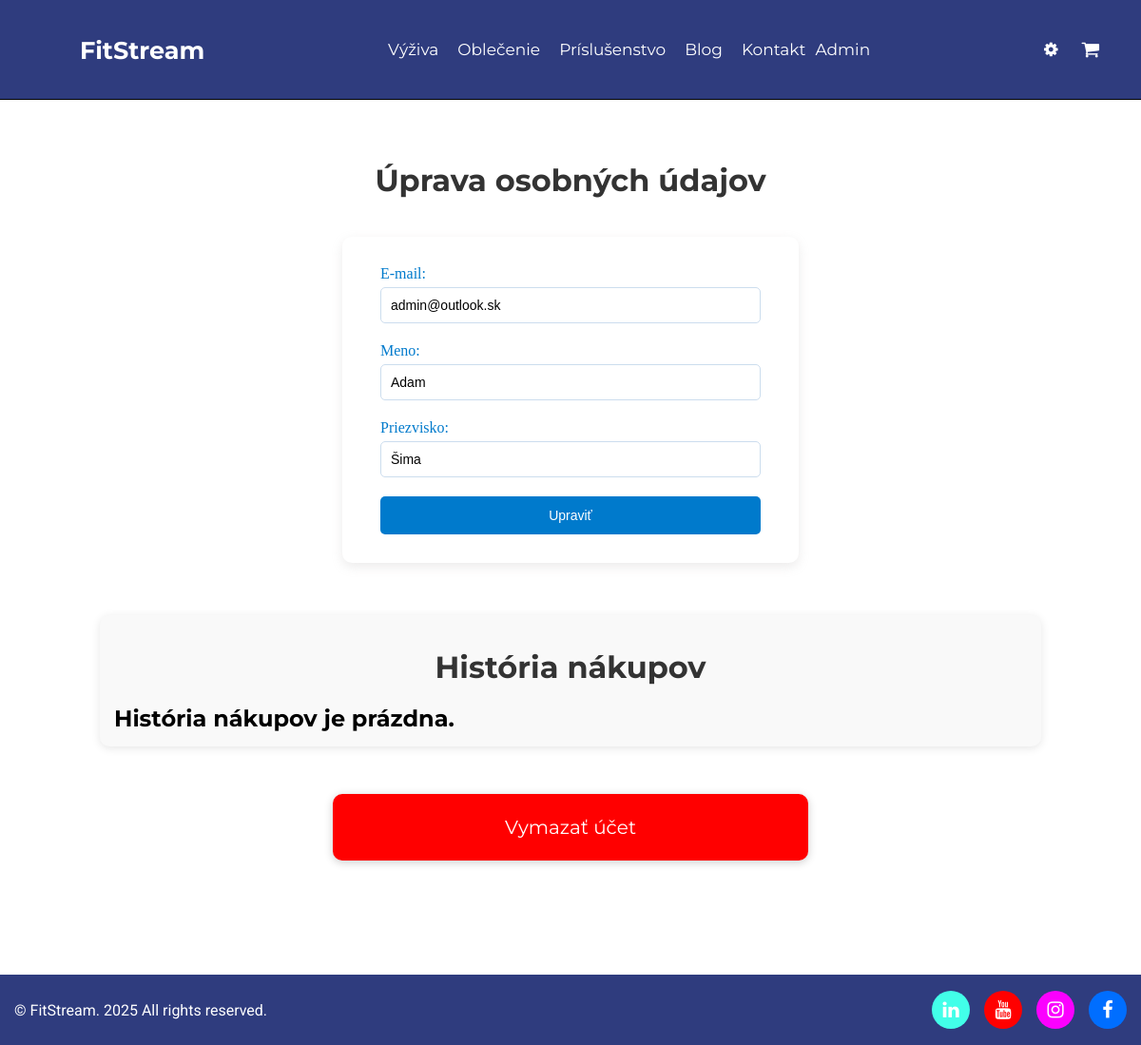
The app's page /nastavenia/nastavenia.php?id=5 (signed in) with its own data.
### tables this page shows
CREATE TABLE `navbar` (
  `idnavbar` int(11) NOT NULL,
  `nazov` varchar(200) NOT NULL,
  `url` varchar(255) NOT NULL
);

CREATE TABLE `uzivatelia` (
  `iduzivatelia` int(11) NOT NULL,
  `email` varchar(255) NOT NULL,
  `heslo` varchar(255) NOT NULL,
  `meno` varchar(255) NOT NULL,
  `priezvisko` varchar(255) NOT NULL,
  `datum_narodenia` date NOT NULL,
  `rola` int(11) NOT NULL,
  `datum_vytvorenia` timestamp NOT NULL DEFAULT current_timestamp(),
  `datum_upravy` timestamp NOT NULL DEFAULT current_timestamp() ON UPDATE current_timestamp(),
  `adresa_id` int(11) DEFAULT NULL
);

CREATE TABLE `footer_ikony` (
  `idfooter` int(11) NOT NULL,
  `ikona` varchar(255) NOT NULL,
  `farba_bg` varchar(255) NOT NULL,
  `farba_ikony` varchar(255) NOT NULL,
  `url` varchar(45) NOT NULL
);

### classes/Database.php (called while the page is built, shortened)
<?php
class Database
{
    private $connection;
    protected function connect(): void
    {
        $config = DATABASE;
        $options = [
            PDO::ATTR_ERRMODE            => PDO::ERRMODE_EXCEPTION,
            PDO::ATTR_DEFAULT_FETCH_MODE => PDO::FETCH_ASSOC,
        ];
        try {
            $dsn = 'mysql:host=' . $config['HOST'] .
                   ';dbname=' . $config['DBNAME'] .
                   ';port=' . $config['PORT'];
            $this->connection = new PDO(
                $dsn,
                $config['USER_NAME'],
                $config['PASSWORD'],
                $options
            );
        } catch (PDOException $e) {
            throw new Exception('Pripojenie zlyhalo: ' . $e->getMessage());
        }
    }
    public function getConnection(): PDO
    {
        return $this->connection;
    }
}
?>

### config/uzivatel_session.php (called while the page is built, shortened)
<?php
$uzivatel = new Uzivatel();
?>

### classes/uzivatel.php (called while the page is built, shortened)
<?php
class Uzivatel extends Database
{
    protected $conn;
    public function __construct()
    {
        $this->conn = $this->getConnection();
    }
    public function vypisUzivatela(int $id): array
    {
        try{
            $sql = "SELECT email,meno,priezvisko FROM uzivatelia WHERE iduzivatelia = ?";
            $statement = $this->conn->prepare($sql);
            $statement->bindParam(1,$id);
            $statement->execute();
            return $statement->fetch();
            exit;
        } catch(Exception $e) {
            die;
        }
    }
}
?>

### classes/Footer.php (called while the page is built, shortened)
<?php
class Footer extends Database
{
    protected $conn;
    public function __construct()
    {
        $this->conn = $this->getConnection();
    }
    public function footerVypis(): array
    {
        try {
            $sql = "SELECT * FROM footer_ikony";
            $st = $this->conn->prepare($sql);
            $st->execute();
            return $st->fetchAll();
        } catch (Exception $e) {
            die("Nastala chyba");
        } finally {
            $this->conn = null;
        }
    }
}
?>

### nastavenia/nastavenia.php (the view, shortened to what this page needs)
<?php require_once($_SERVER['DOCUMENT_ROOT'] . '/FitStream/config/uzivatel_session.php');?>
<?php $uzivatel->overenieNastavenia($_SESSION['user_id'],$_GET['id']);?>
<?php $objednavky = new Objednavky();
      $id_uzivatela = $_SESSION['user_id'];?>
<?php $nakupy = $objednavky->historiaNakupov($_SESSION['user_id']);?>
<?php $vypis_uzivatela = $uzivatel->vypisUzivatela($id_uzivatela);?>
<?php require_once($_SERVER['DOCUMENT_ROOT'] . '/FitStream/parts/header.php');?>
<?php require_once($_SERVER['DOCUMENT_ROOT'] . '/FitStream/parts/navbar.php');?>
<div class="nastavenia_zarovnanie">
     <h1>Úprava osobných údajov</h1>
     <form action="" method = "POST" class = "nastavenie_uprava_udajov">
     <label class = "email">E-mail:</label>
     <input type="email" id = "email" name = "email" class = "email" value = "<?php echo $vypis_uzivatela['email'];?>">
     <label class = "meno">Meno:</label>
     <input type="text" id = "meno" name = "meno" class = "meno" value = "<?php echo $vypis_uzivatela['meno'];?>">
     <label class = "priezvisko">Priezvisko:</label>
     <input type="text" id = "priezvisko" name = "priezvisko" class = "priezvisko" value = "<?php echo $vypis_uzivatela['priezvisko'];?>">
     <input type="submit" value="Upraviť">
     </form>
    <div class="nastavenia_z">
    <h1>História nákupov</h1>
    <?php if (empty($nakupy)):?>
          <h2>História nákupov je prázdna.</h2>
        <?php endif;?>
    </div>
</div>
<a href="vymazanie_uctu.php" onclick = "return overenieVymazaniaUctu()" class = "vymazanie_uctu">Vymazať účet</a>
<?php require_once($_SERVER['DOCUMENT_ROOT'] . '/FitStream/parts/footer.php');?>

### parts/navbar.php (shortened to what this page needs)
<?php
$nav = new Navbar();
$vypis_linkov = $nav->navbarLinks();
?>
<nav class = "menu">
    <a href="<?php echo BASE_URL . "index.php";?>" class = "logo"><h1 class>FitStream</h1></a>
    <ul>
        <?php foreach($vypis_linkov as $a):?>
            <a href="<?php echo BASE_URL . $a['url'] ;?>"><li><?php echo $a['nazov'];?></li></a>
        <?php endforeach?>
    </ul>
    <div class = "pr">
        <a href = "<?php echo BASE_URL . "kosik.php";?>"><i class="fa fa-shopping-cart" id = "shopping_cart" style = "font-size: 20px;"></i></a>
       </div>
</nav>

### parts/footer.php (shortened to what this page needs)
<?php
$footer = new Footer();
$footer_vypis = $footer->footerVypis();
?>
<footer>
    <div class = "bottom_footer">
        <div class = "footer_rights"><p class = ""> &copy; <span id="year"></span>FitStream. <?php echo(date("Y")); ?> All rights reserved.</p></div>
            <div class = "social_media_links">
                <?php foreach($footer_vypis as $a): ?>
                    <a href="<?php echo $a['url']; ?>"  class="social"
                    style="background-color: <?php echo $a['farba_bg']; ?>;
                    color: <?php echo $a['farba_ikony']; ?>">
                   <i class="<?php echo $a['ikona']; ?>" style="font-size: 20px;"></i>
                   </a>
                <?php endforeach; ?>
         </div>
            </div>
</footer>
</body>
</html>

### css/nastavenia.css (style rules this page uses)
.nastavenia_zarovnanie { display: flex; flex-direction: column; gap: 20px; border-radius: 10px; min-width: 100%; margin-top: 150px; justify-content: center; align-items: center; place-self: center; }
.nastavenia_zarovnanie h1 { color: #333; margin-bottom: 20px; margin-top: 20px; text-align: center; }
.nastavenia_z { max-width: 80%; min-width: 80%; background-color: #f9f9f9; padding: 15px; border-radius: 10px; box-shadow: 0 2px 10px rgba(0, 0, 0, 0.1); place-self: center; }
.vymazanie_uctu { background-color: red; color: white; padding: 10px; border-radius: 10px; cursor: pointer; box-shadow: 0 2px 10px rgba(0, 0, 0, 0.2); z-index: 1000; font-size: 20px; justify-content: center; text-decoration: none; align-items: center; height: 50px; display: flex; transition: transform 0.2s ease; margin-top: 50px; margin-bottom: 50px; max-width: 40%; min-width: 40%; place-self: center; }
.nastavenie_uprava_udajov, .nastavenie_uprava_udajov * { box-sizing: border-box; }
.nastavenie_uprava_udajov { background-color: #ffffff; border-radius: 10px; padding: 30px 40px; box-shadow: 0 4px 12px rgba(159, 155, 155, 0.2); max-width: 40%; width: 100%; margin-bottom: 35px; display: flex; flex-direction: column; }
.nastavenie_uprava_udajov label { display: block; margin-bottom: 5px; color: #007acc; font-weight: 500; }
.nastavenie_uprava_udajov input[type="text"], .nastavenie_uprava_udajov input[type="email"], .nastavenie_uprava_udajov input[type="date"] { width: 100%; padding: 10px; margin-bottom: 20px; border: 1px solid #ccddee; border-radius: 5px; font-size: 14px; transition: border-color 0.3s; }
.nastavenie_uprava_udajov input[type="submit"] { background-color: #007acc; color: white; border: none; padding: 12px; border-radius: 5px; cursor: pointer; width: 100%; font-size: 14px; transition: background-color 0.3s; }

### css/navbar_sidebar.css (style rules this page uses)
nav { display: flex; background-color: #2F3C7E; align-items: center; justify-content: space-around; color: white; padding: 17px 20px; position: fixed; top: 0; left: 0; width: 100%; z-index: 1; border-bottom: 1px solid black; font-size: 15px; z-index: 1000; height:70px; }
nav ul { display: flex; flex-direction: row; padding: 10px 55px; list-style: none; }
nav ul li { margin: 0 10px }
nav a { color: white; text-decoration: none; cursor: pointer; font-weight: 400; font-size: 17px; }
.pr { display: flex; gap: 25px; position: relative; }

### css/footer.css (style rules this page uses)
footer { display: flex; flex-direction: column; background-color: #2F3C7E; color: white; padding: 17px 15px; margin-top: 120px; }
.social_media_links { display: flex; gap: 15px; justify-content: flex-end; align-items: center; flex-direction: row; }
.bottom_footer { display: flex; width: 100%; justify-content: space-between; align-items: center; flex-wrap: wrap; }
.social { width: 40px; height: 40px; border-radius: 50%; display: flex; justify-content: center; align-items: center; transition: transform 0.3s ease, opacity 0.3s ease; border: none; cursor: pointer; text-decoration: none; }
.footer_rights { font-size: 16px; display: flex; justify-content: flex-start; align-items: flex-end; }

### css/vseobecne_styly.css (style rules this page uses)
* { margin: 0; padding: 0; }
h1,h2,h3,h4,h5,h6,a { font-family:'Montserrat'; }
p { font-family: 'Roboto'; }

### records on screen
navbar: nazov "Výživa"
navbar: nazov "Oblečenie"
navbar: nazov "Príslušenstvo"
navbar: nazov "Blog"
navbar: nazov "Kontakt"
uzivatelia: email "admin@outlook.sk", meno "Adam", priezvisko "Šima"
